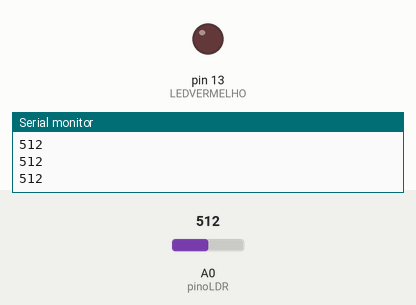
This sketch was run on a simulated Arduino Uno, built with avr-gcc and run on an emulated ATmega328P. Parts: output pins drawn as LEDs (lit = HIGH), the last lines printed to the serial monitor. The inputs (shaded band) are chosen by the test bench; at power-on: A0 (pinoLDR) = 512.

Above: at 1.2 s.
1.3 s: A0 (pinoLDR) set to 409
2.8 s: A0 (pinoLDR) set to 388
At 4.0 s:
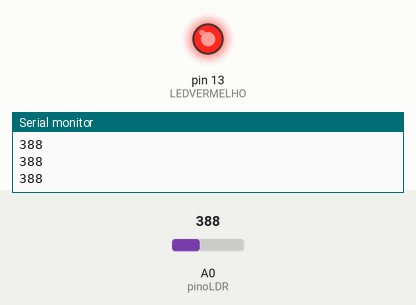
4.3 s: A0 (pinoLDR) set to 410
At 5.2 s:
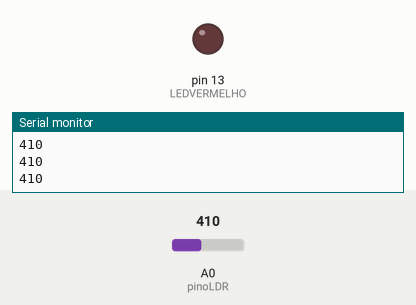
5.8 s: A0 (pinoLDR) set to 390
At 6.4 s:
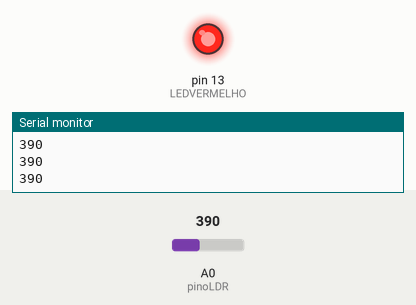
Timing chart, 0 to 8.3 s (numbered marks = the images above; inputs shaded):
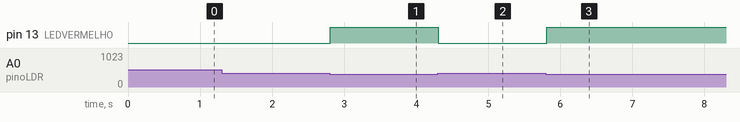

Measured:
- the behaviour switches between 400 and 399 on A0 (pinoLDR) (found by bisection; images 0 and 1)
- after the input at 2.8 s, pin 13 (LEDVERMELHO): LOW → HIGH at once
- after the input at 4.3 s, pin 13 (LEDVERMELHO): HIGH → LOW at once
- after the input at 5.8 s, pin 13 (LEDVERMELHO): LOW → HIGH at once

The sketch:

controle_luminosidade.ino
```cpp
 /**
 *---------------------------------------------------------------
- @file    controle_luminosidade
- @brief   Controle de LED com base na luminosidade usando sensor LDR
- @author  Samuel da Cruz Adami
- @date    23/11/2026
- @version 1.0.0
 *---------------------------------------------------------------
- @section HARDWARE - (Informar os componentes utilizados)
- - Microcontrolador: Arduino Uno
- - Entradas:
-     Sensor LDR - pino analógico A1 (Leitura de luminosidade)
- - Saídas:
-     LED Vermelho - pino 8 (Ativo em Nível Lógico Alto)
 *---------------------------------------------------------------
- @section DESCRIPTION
- 1. Define o pino do LED Vermelho como saída e inicializa a Serial (setup)
- 2. Lê continuamente o valor analógico do sensor LDR (loop)
- 3. Exibe o valor da leitura do LDR no Monitor Serial
- 4. Se a luminosidade for baixa (valor menor que 400), acende o LED vermelho
- 5. Caso contrário, mantém o LED vermelho apagado
- Mapeamento Lógico:
- - Luminosidade Baixa (< 400) -> LED LIGADO (HIGH)
- - Luminosidade Alta (>= 400) -> LED DESLIGADO (LOW)
 *---------------------------------------------------------------
*/

// C++ code
//

// Define o pino analógico conectado ao sensor LDR
#define pinoLDR A0

// Define o pino digital conectado ao LED vermelho
#define LEDVERMELHO 13

void setup()
{
  // Configura o LED vermelho como saída
  pinMode(LEDVERMELHO, OUTPUT);

  // Inicializa a comunicação serial com velocidade de 9600 bits por segundo
  Serial.begin(9600);
}

void loop()
{
  // Realiza a leitura do valor de luminosidade recebido pelo sensor LDR
  int valorLDR = analogRead(pinoLDR);

  // Exibe o valor lido pelo sensor no Monitor Serial
  Serial.println(valorLDR);

  // Verifica se o valor do sensor LDR é menor que 400
  if(valorLDR < 400 ){
    // Acende o LED vermelho
    digitalWrite(LEDVERMELHO, 1);
  }
   else{
      // Apaga o LED vermelho
      digitalWrite(LEDVERMELHO, 0);
   }
}
```
